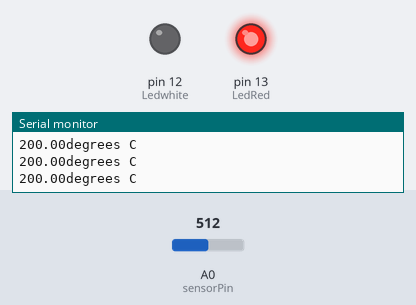
The sketch below on a simulated Arduino Uno, built with avr-gcc and run on an emulated ATmega328P. Shown: output pins drawn as LEDs (lit = HIGH), the last lines printed to the serial monitor. The inputs (shaded band) are chosen by the test bench; at power-on: A0 (sensorPin) = 512.

Above: at 1.3 s.
1.4 s: A0 (sensorPin) set to 180
2.9 s: A0 (sensorPin) set to 153
At 4.2 s:
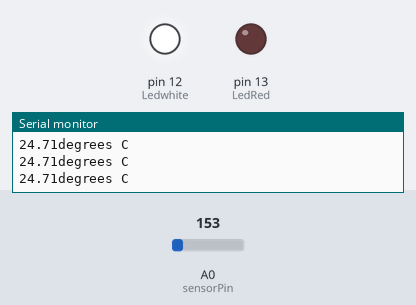
4.5 s: A0 (sensorPin) set to 306
At 5.5 s:
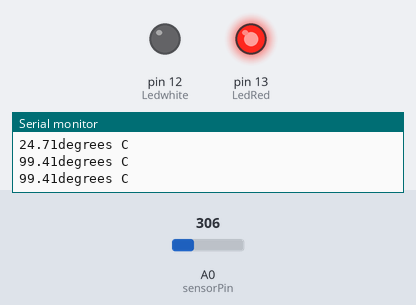
6.0 s: A0 (sensorPin) set to 122
At 6.7 s:
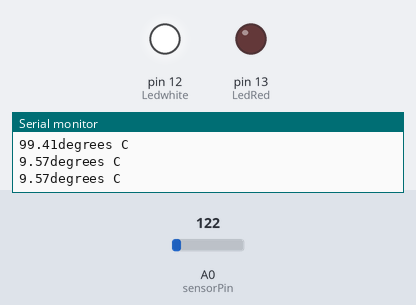
Timing chart, 0 to 8.5 s (numbered marks = the images above; inputs shaded):
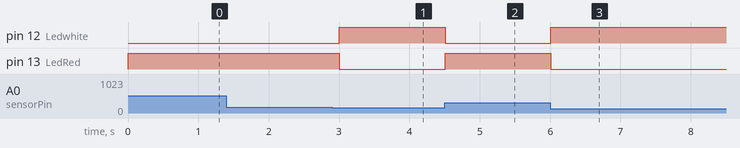

The sketch:

temperature-led.ino
```cpp
int sensorPin = 0;
int LedRed = 13;
int Ledwhite = 12;

void setup()
{
pinMode(LedRed, OUTPUT);
pinMode(Ledwhite, OUTPUT);
Serial.begin(9600);

}

void loop() {
  // put your main code here, to run repeatedly:
int reading = analogRead(sensorPin);
float voltage = reading*5.0;
voltage/= 1024.0;

float temperatureC = (voltage-0.5)*100;
Serial.print(temperatureC);
Serial.println("degrees C");

if(temperatureC < 29) {
  analogWrite(Ledwhite, 255);
  analogWrite(LedRed, 0);
} else {
  analogWrite(Ledwhite, 0);
  analogWrite(LedRed, 255);
}


delay(500);
}
```

Measured:
- the behaviour switches between 162 and 161 on A0 (sensorPin) (found by bisection; images 0 and 1)
- after the input at 2.9 s, pin 12 (Ledwhite): LOW → HIGH after 0.10 s; pin 13 (LedRed): HIGH → LOW after 0.10 s
- after the input at 4.5 s, pin 12 (Ledwhite): HIGH → LOW at once; pin 13 (LedRed): LOW → HIGH at once
- after the input at 6.0 s, pin 12 (Ledwhite): LOW → HIGH at once; pin 13 (LedRed): HIGH → LOW at once
